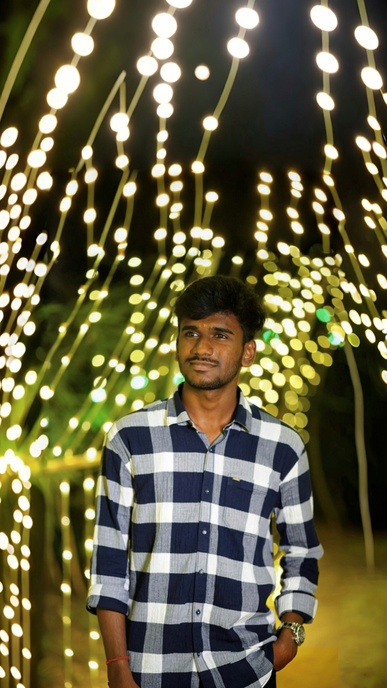
#> input picture assets/committee/Hariharan.jpg.jpeg, 387 x 688 px, shrunk from 1728 x 3072 before the run; its folder holds 6 pictures in this run
$ python crop_top.py
#> lines starting #> are read from the running program, lines starting #| are printed output that depends on the picture
import os
from PIL import Image

def crop_top(img_name, crop_percent):
#> called with img_name = 'Hariharan.jpg.jpeg', crop_percent = 0.18
    path = os.path.join("assets", "committee", img_name)
    if not os.path.exists(path):
        print(f"Not found: {path}")
        return

    try:
        with Image.open(path) as im:
#> im is the input picture: PIL image 387x688 RGB; mean R, G, B 102.9, 97.9, 67.1
            if im.mode == "RGBA":
                im = im.convert("RGB")
            width, height = im.size
#> width = 387; height = 688
            top_cut = int(height * crop_percent)
#> top_cut = 123
            left = 0
            top = top_cut
#> top = 123
            right = width
#> right = 387
            bottom = height
#> bottom = 688

            cropped = im.crop((left, top, right, bottom))
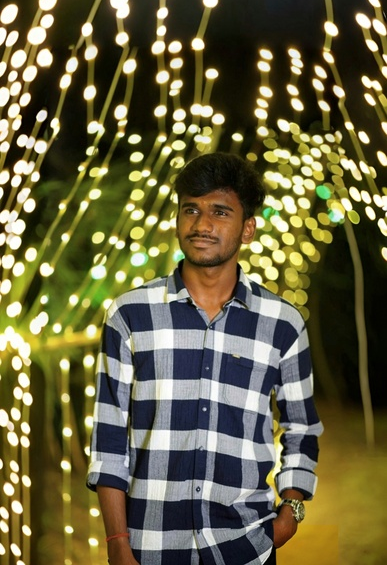
#> cropped: PIL image 387x565 RGB; mean R, G, B 103.9, 98.7, 65

            new_name = img_name.replace(".jpg.jpeg", "_hairtop.jpg.jpeg").replace(".jpeg", "_hairtop.jpeg").replace(".jpg", "_hairtop.jpg")
            if new_name == img_name:
                new_name = "hairtop_" + img_name

            new_path = os.path.join("assets", "committee", new_name)

            cropped.save(new_path, quality=95)

            print(f"Successfully cropped {img_name} -> {new_name}")
            return new_name

    except Exception as e:
        print(f"Error cropping {img_name}: {e}")

# Process the new batch!
crop_top("Hariharan.jpg.jpeg", 0.18)
crop_top("Syedali Fathima.jpg.jpeg", 0.18)
#> call 2 of crop_top, with img_name = 'Syedali Fathima.jpg.jpeg', crop_percent = 0.18
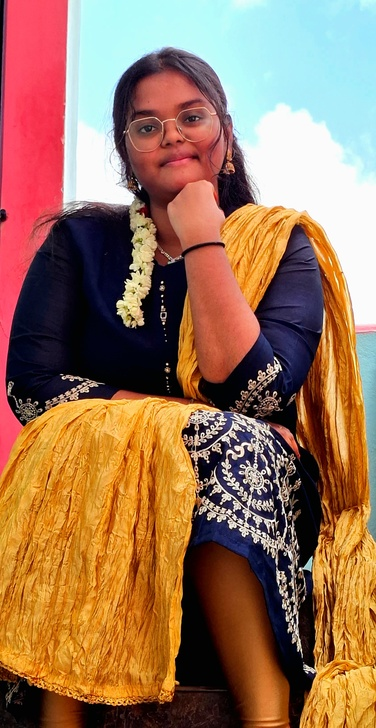
#> input picture assets/committee/Syedali Fathima.jpg.jpeg, 376 x 728 px, shrunk from 1678 x 3249 before the run
#> in crop_top, im is the input picture: PIL image 376x728 RGB; mean R, G, B 155.1, 115.2, 88.1
#> in crop_top (call 2), `cropped = im.crop((left, top, right, bottom))`:
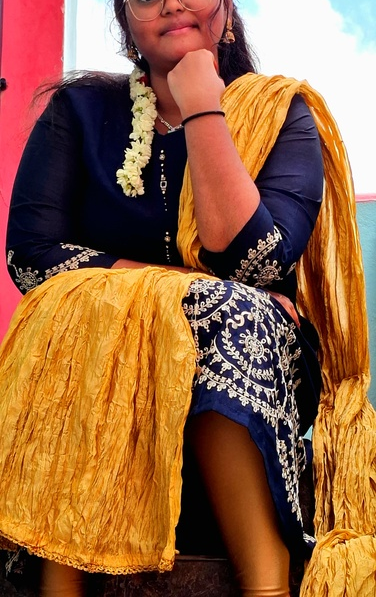
#> cropped: PIL image 376x597 RGB; mean R, G, B 148.9, 99.6, 64.7
